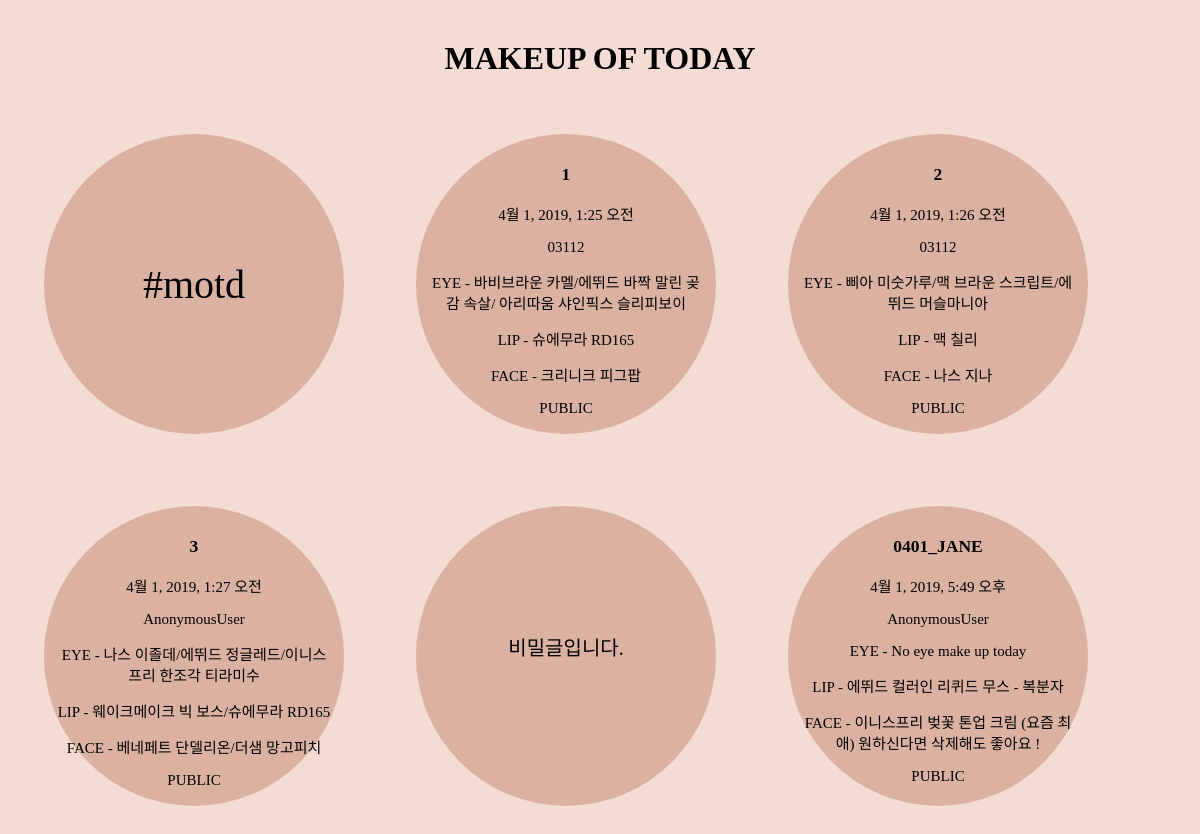
The page / on the database its author committed.
### blog/models.py (models this page shows)
class Post(models.Model):
    title=models.CharField(max_length=200)
    pub_date=models.DateTimeField(default=timezone.now)
    eyes=models.TextField(default='')
    lip=models.TextField(default='')
    face=models.TextField(default='')
    writer=models.TextField(default='')
    category=models.CharField(max_length=255, default='')
    image=models.ImageField(upload_to='images/', blank=True)

### blog/views.py (the view)
# urls.py: url(r'^$', views.home, name="home"),
def home(request):
    posts=Post.objects.all
    return render(request, 'home.html', {'posts_lists':posts})

### blog/templates/home.html (shortened to what this page needs)
<html>
<head>
</head>
    <body>
        <h1>MAKEUP OF TODAY</h1>
        <div id="container">
            <div style="text-align:center;"><button type="button" onclick="location.href={% url 'new'%}" id="bt" onmouseover="mover()" onmouseout="mout()">
            #motd</button></div>
                {% for post in posts_lists%}
                    {% if post.category == 'PUBLIC'%}
                        <div class="post">
                            <a href="{% url 'post_detail' index=post.pk %}"><h3>{{post.title}}</h3></a>
                            <p>{{post.pub_date}}</p>
                            <p>{{post.writer}}</p>
                            <p>EYE - {{post.eyes}}</p>
                            <p>LIP - {{post.lip}}</p>
                            <p>FACE - {{post.face}}</p>
                            <p>{{post.category}}</p>
                        </div>
                    {% else %}
                        <div class="private" style="line-height:13; font-size:20px;">
                               비밀글입니다.
                        </div>
                    {%endif%}
                {%endfor%}
        </div>
    </body>
</html>

### blog/templates/home.html (style rules this page uses)
body { background-color:#F3DCD3; font-family: 'GyeonggiBatang'; margin-top:40px; }
h1 { text-align:center; }
button { font-family: 'GyeonggiBatang'; font-size:40px; width:300px; height:300px; background-color:#DBB1A1; border-radius:150px; float:left; margin:3%; text-align:center; padding:1%; border:none; }
#container { margin:0 auto; width:1200px; }
.post, .private { font-size:15px; width:300px; height:300px; background-color:#DBB1A1; border-radius:150px; float:left; margin:3%; text-align:center; padding:1%; word-break:break-all }
a { text-decoration:none; color:black; }
* { box-sizing: border-box; }

### rows shown on the page
Post: title "1", pub_date "4월 1, 2019, 1:25 오전", writer "03112", eyes "바비브라운 카멜/에뛰드 바짝 말린 곶감 속살/ 아리따움 샤인픽스 슬리피보이", lip "슈에무라 RD165", face "크리니크 피그팝", category "PUBLIC"
Post: title "2", pub_date "4월 1, 2019, 1:26 오전", writer "03112", eyes "삐아 미숫가루/맥 브라운 스크립트/에뛰드 머슬마니아", lip "맥 칠리", face "나스 지나", category "PUBLIC"
Post: title "3", pub_date "4월 1, 2019, 1:27 오전", writer "AnonymousUser", eyes "나스 이졸데/에뛰드 정글레드/이니스프리 한조각 티라미수", lip "웨이크메이크 빅 보스/슈에무라 RD165", face "베네페트 단델리온/더샘 망고피치", category "PUBLIC"
Post: category "비밀글입니다."
Post: title "0401_JANE", pub_date "4월 1, 2019, 5:49 오후", writer "AnonymousUser", eyes "No eye make up today", lip "에뛰드 컬러인 리퀴드 무스 - 복분자", face "이니스프리 벚꽃 톤업 크림 (요즘 최애) 원하신다면 삭제해도 좋아요 !", category "PUBLIC"
